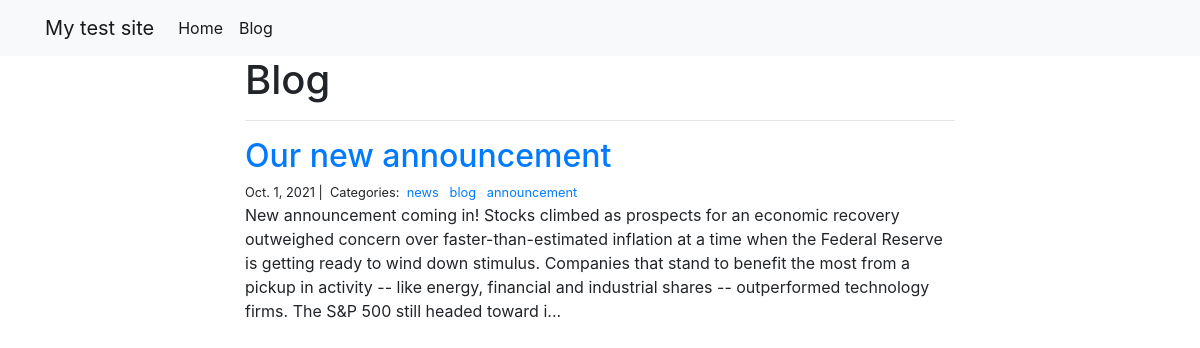
The page /blog/blog/ on the database its author committed.
### blog/models.py (models this page shows)
class Category(models.Model):
    name = models.CharField(max_length=20)

class Post(models.Model):
    title = models.CharField(max_length=255)
    body = models.TextField()
    created_on = models.DateTimeField(auto_now_add=True)
    last_modified = models.DateTimeField(auto_now=True)
    categories = models.ManyToManyField('Category', related_name='posts')

### blog/views.py (the view)
# urls.py: path("<category>/", views.blog_category, name="blog_category"),
def blog_category(request, category):
    posts = Post.objects.filter(
        categories__name__contains=category
    ).order_by(
        '-created_on'
    )
    context = {
        "category": category,
        "posts": posts
    }
    return render(request, "blog_category.html", context)

### blog/templates/blog_category.html
{% extends "base.html" %}
{% block page_content %}
<div class="col-md-8 offset-md-2">
    <h1>{{ category | title }}</h1>
    <hr>
    {% for post in posts %}
    <h2><a href="{% url 'blog_detail' post.pk%}">{{ post.title }}</a></h2>
    <small>
        {{ post.created_on.date }} |&nbsp;
        Categories:&nbsp;
        {% for category in post.categories.all %}
        <a href="{% url 'blog_category' category.name %}">
            {{ category.name }}
        </a>&nbsp;
        {% endfor %}
    </small>
    <p>{{ post.body | slice:":400" }}...</p>
    {% endfor %}
</div>
{% endblock %}

### rows shown on the page
Category: name "Blog", name "blog"
Post: title "Our new announcement", created_on "Oct. 1, 2021", body "New announcement coming in! Stocks climbed as prospects for an economic recovery outweighed concern over faster-than-estimated inflation at a time when the Federal Reserve is getting ready to wind down stimulus. Companies that stand to benefit the most from a pickup in activity -- like energy, financial and industrial shares -- outperformed technology firms. The S&P 500 still headed toward i"
Category: name "news"
Category: name "announcement"
